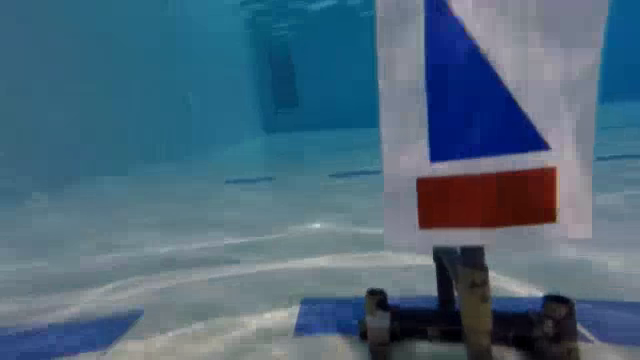
#> input picture frame 61 of Test1_UnderwaterT.mp4, 640 x 360 px
$ python Task1_Trial1.py   (older library calls are emulated)
#> lines starting #> are read from the running program, lines starting #| are printed output that depends on the picture; after the words box and inside, x2 and y2 are one past the last pixel; in counts of white or black regions, pixels touching at a corner belong together
#!/usr/local/bin/python3

import cv2
import numpy as np
from PIL import Image, ImageEnhance

#cap=cv2.VideoCapture(0)
cap = cv2.VideoCapture('Test1_UnderwaterT.mp4')

cap.set(3,320)
cap.set(4,240)
# If use an image, then not infinite loop and also use imread instead of Frame

scale=2
#HSV better than RGB, Each value in HSV are format, but in RGB these are dependent. V- Color Value, S - Satuation like intensity and H - hue -This dictates the color
# This function are responsible for filtering colour
lower_red=np.array([150,150,0])
upper_red=np.array([180,255,255])

# You can apply filters which literally just blurs the images, thus ignoring any distrurbances
lower_blue=np.array([100,150,0])
upper_blue=np.array([140,255,255])

lower_yellow=np.array([20, 100, 100])
upper_yellow=np.array([30, 255, 255])

def changeFrameColour(lower_value,upper_value):
    hsv=cv2.cvtColor(frame,cv2.COLOR_BGR2HSV)
    mask=cv2.inRange(hsv,lower_value,upper_value)
    res=cv2.bitwise_and(frame,frame,mask=mask)
    median_value=cv2.medianBlur(res,15)
    return median_value

def areaCalculate(median_value):
    edges=cv2.Canny(median_value,100,200)
    canny2, contours, hierarchy = cv2.findContours(edges,cv2.RETR_EXTERNAL,cv2.CHAIN_APPROX_SIMPLE)

    for plc,contour in enumerate(contours):
        area=cv2.contourArea(contour)
        if area>200:
            return 1
        else:
            return 2

def shapeIdentifier(median_value,name_tri,name_rectangle):
        edges=cv2.Canny(median_value,100,200)
        canny2, contours, hierarchy = cv2.findContours(edges,cv2.RETR_EXTERNAL,cv2.CHAIN_APPROX_SIMPLE)

        for i in range(0,len(contours)):
            #approximate the contour with accuracy proportional to
            #the contour perimeter
            approx = cv2.approxPolyDP(contours[i],cv2.arcLength(contours[i],True)*0.105,True)
            #Skip small or non-convex objects
            if(abs(cv2.contourArea(contours[i]))<100 or not(cv2.isContourConvex(approx))):
                continue

            #triangle
            if(len(approx)<=3):
                x,y,w,h = cv2.boundingRect(contours[i])
                cv2.putText(frame,name_tri,(x,y),cv2.FONT_HERSHEY_SIMPLEX,scale,(255,255,255),2,cv2.LINE_AA)
                cv2.rectangle(frame,(x,y),(x+w,y+h),(255,0,0),2)
                cv2.imshow('edges',edges)
                #cv2.imshow('m',median_value)
                print("TRIANGLE")
            elif(len(approx)>=4):
                vtc = len(approx)
                x,y,w,h = cv2.boundingRect(contours[i])
                #Rectangle
                if(vtc==4):
                    cv2.putText(frame,name_rectangle,(x,y),cv2.FONT_HERSHEY_SIMPLEX,scale,(255,255,255),2,cv2.LINE_AA)
                    cv2.rectangle(frame,(x,y),(x+w,y+h),(255,0,0),2)
                    cv2.imshow('edges',edges)
            else:
                None

while True:
    _,frame=cap.read() #'_' is a value returned to this function, but we don't care about that value
#> frame is the input picture: shape (360, 640, 3); mean B, G, R 122.8, 103.1, 75.7

    frame=Image.fromarray(frame)
    enhancer = ImageEnhance.Contrast(frame)

    factor =  1 #CHANG FOR CONTRAST
    image=enhancer.enhance(factor)
    #frame = np.array(image).reshape((image.height, image.width,3))

    enhancer=ImageEnhance.Brightness(image)

    factor =  1 #CHANGE FOR BRIGHTNESS
    image=enhancer.enhance(factor)
    frame = np.array(image).reshape((image.height, image.width,3))

    enhancer=ImageEnhance.Sharpness(image)
    factor =  1 #CHANGE FOR SHARPNESS
    image=enhancer.enhance(factor)
    frame = np.array(image).reshape((image.height, image.width,3))


    median_red=changeFrameColour(lower_red,upper_red)
#> in changeFrameColour, `hsv=cv2.cvtColor(frame,cv2.COLOR_BGR2HSV)`: hsv: shape (360, 640, 3); mean H, S, V 98.4, 112.5, 125.4
#> in changeFrameColour, `mask=cv2.inRange(hsv,lower_value,upper_value)`:
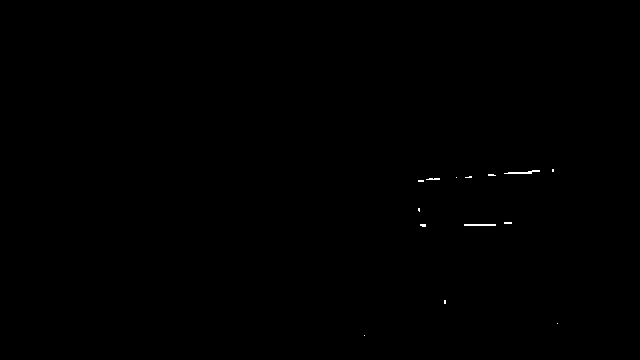
#> mask: shape (360, 640); 0.11% white in thin lines or dots, all inside (x1, y1, x2, y2) = (364, 169, 558, 336)
#> in changeFrameColour, `median_value=cv2.medianBlur(res,15)`: median_value: shape (360, 640, 3); every value is 0
    area_red=areaCalculate(median_red)
#> in areaCalculate, `edges=cv2.Canny(median_value,100,200)`: edges: shape (360, 640); every value is 0
#> in areaCalculate, `canny2, contours, hierarchy = cv2.findContours(edges,cv2.RETR_EXTERNAL..`: contours = []

    median_blue=changeFrameColour(lower_blue,upper_blue)
#> in changeFrameColour (call 2), `mask=cv2.inRange(hsv,lower_value,upper_value)`:
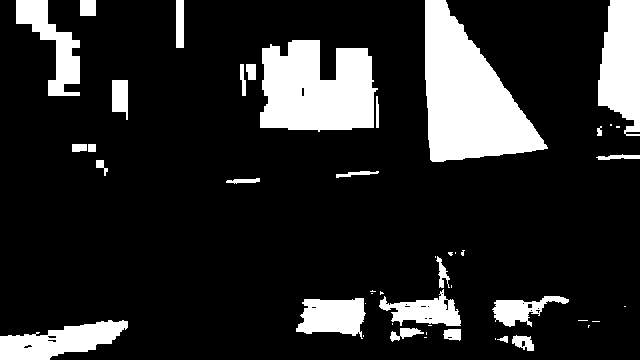
#> mask: shape (360, 640); 16.4% white; 47 white regions (21 under 20 px), largest, box (x1, y1, x2, y2) and area: (425, 0, 548, 162) 11281, (260, 40, 378, 132) 8596, (598, 0, 640, 136) 4400
#> in changeFrameColour (call 2), `res=cv2.bitwise_and(frame,frame,mask=mask)`:
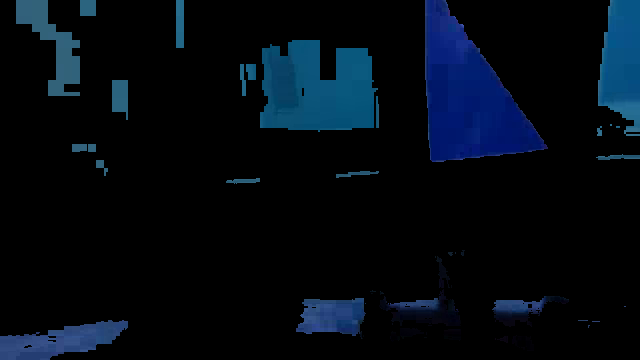
#> res: shape (360, 640, 3); mean B, G, R 18.4, 10, 2.9
#> in changeFrameColour (call 2), `median_value=cv2.medianBlur(res,15)`:
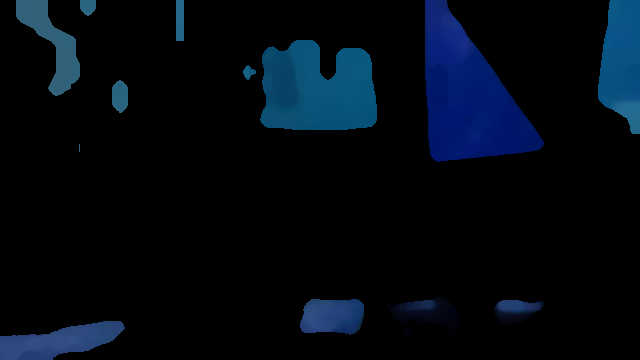
#> median_value: shape (360, 640, 3); mean B, G, R 17.3, 9.1, 2.4
    area_blue=areaCalculate(median_blue)
#> in areaCalculate (call 2), `edges=cv2.Canny(median_value,100,200)`:
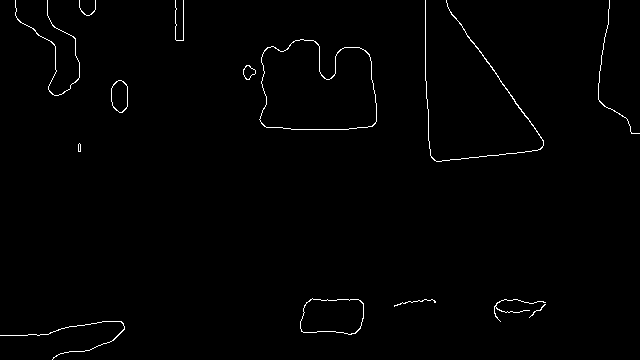
#> edges: shape (360, 640); 0.96% white in thin lines or dots
#> in areaCalculate (call 2), `canny2, contours, hierarchy = cv2.findContours(edges,cv2.RETR_EXTERNAL..`: contours = 14 contours, 8 with area under 20; largest, box (x1, y1, x2, y2) and area: (259, 39, 377, 130) 8556, (300, 298, 364, 335) 1924, (111, 80, 128, 113) 430, (243, 65, 256, 80) 111, (425, 0, 544, 162) 70, (15, 0, 80, 96) 26
#> the loop in areaCalculate, `for plc,contour in enumerate(contours):` made 1 pass
#> (plc, area) on pass 1: (0, 17.5)
#> area_blue = 2

    median_yellow=changeFrameColour(lower_yellow,upper_yellow)
    area_yellow=areaCalculate(median_yellow)

    #Using elif instead of multiple If's as the program should detect only one colour at a time
    if(area_red==1): #MAKE THE CONDITION THAT ONLY DETECT ONE COLOUR  AT TIME , X==1 AND Y!=1 AND Z!=1
        median_value=median_red
        shapeIdentifier(median_value,'TRI_R','RECT_R')
        cv2.imshow('m',median_red)
    elif(area_blue==1):
        #cv2.imshow('median',median_blue)
        median_value=median_blue
        shapeIdentifier(median_value,'TRI_B','RECT_B')
        cv2.imshow('m',median_blue)
    if(area_yellow==1):
        #cv2.imshow('median',median_yellow)
        median_value=median_yellow
        shapeIdentifier(median_value,'TRI_Y','RECT_Y')
        cv2.imshow('m',median_yellow)

    else:
        None

    cv2.imshow('frame',frame)
    cv2.waitKey(1)

cap.release()
cv2.destroyAllWindows()

$ run again, starting later in the video
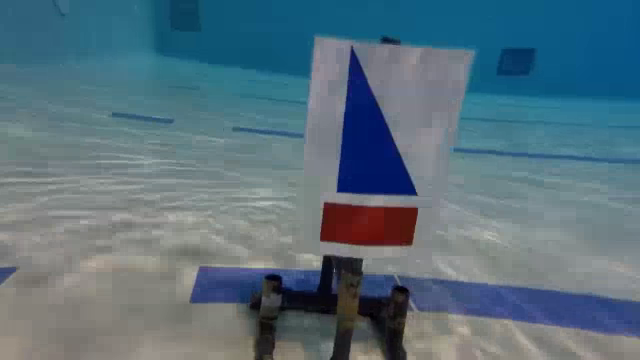
#> input picture frame 274 of Test1_UnderwaterT.mp4, 640 x 360 px
#> frame is the input picture: shape (360, 640, 3); mean B, G, R 124.7, 111.7, 87.4
#> hsv: shape (360, 640, 3); mean H, S, V 82.3, 91.9, 128.3
#> in changeFrameColour, `mask=cv2.inRange(hsv,lower_value,upper_value)`:
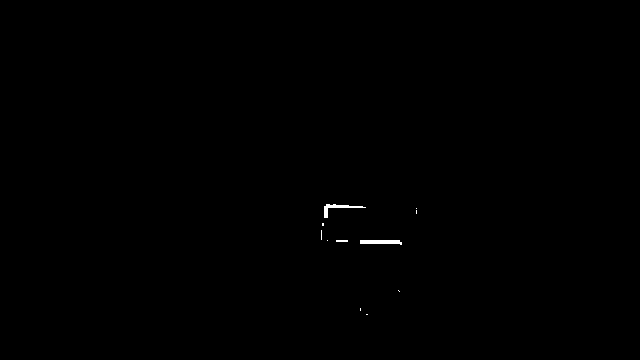
#> mask: shape (360, 640); 0.16% white; 11 white regions (8 under 20 px), largest, box (x1, y1, x2, y2) and area: (360, 240, 402, 245) 166, (324, 204, 366, 218) 151, (336, 240, 348, 242) 24
#> median_value: shape (360, 640, 3); every value is 0
#> edges: shape (360, 640); every value is 0
#> contours = []
#> mask: shape (360, 640); 13.2% white; 59 white regions (35 under 20 px), largest, box (x1, y1, x2, y2) and area: (474, 0, 640, 104) 13343, (337, 49, 416, 195) 5907, (0, 0, 68, 56) 2876
#> in areaCalculate (call 2), `edges=cv2.Canny(median_value,100,200)`:
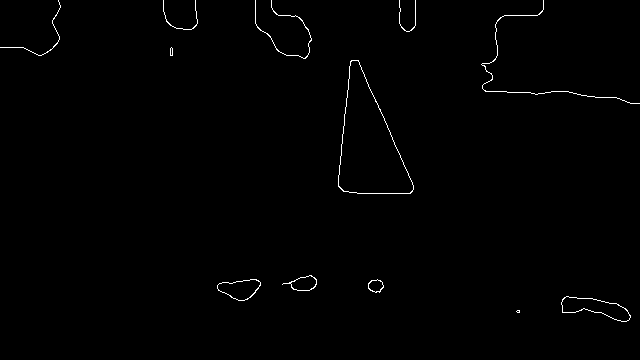
#> edges: shape (360, 640); 0.67% white in thin lines or dots, all inside (x1, y1, x2, y2) = (0, 0, 640, 322)
#> contours = 12 contours, 6 with area under 20; largest, box (x1, y1, x2, y2) and area: (338, 60, 414, 194) 5719, (561, 296, 631, 322) 891, (217, 279, 261, 301) 596, (282, 275, 317, 291) 290, (368, 279, 384, 293) 145, (255, 0, 312, 59) 24
#> the loop in areaCalculate, `for plc,contour in enumerate(contours):` made 1 pass
#> (plc, area) on pass 1: (0, 5)
#> area_blue = 2

$ run again, starting later in the video
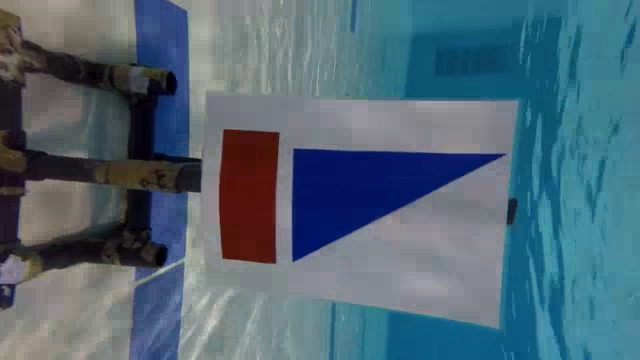
#> input picture frame 488 of Test1_UnderwaterT.mp4, 640 x 360 px
#> frame is the input picture: shape (360, 640, 3); mean B, G, R 117.8, 103.4, 79.4
#> hsv: shape (360, 640, 3); mean H, S, V 89.9, 103, 122.2
#> in changeFrameColour, `mask=cv2.inRange(hsv,lower_value,upper_value)`:
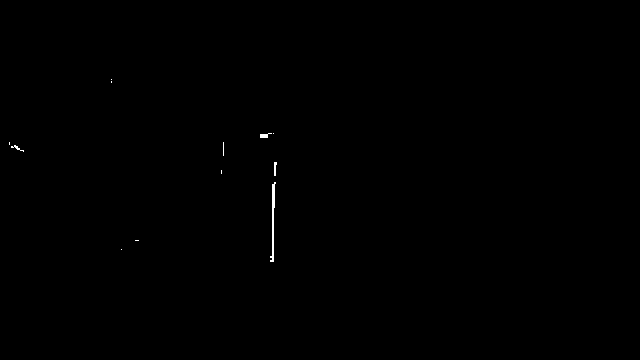
#> mask: shape (360, 640); 0.14% white in thin lines or dots, all inside (x1, y1, x2, y2) = (9, 79, 277, 262)
#> median_value: shape (360, 640, 3); every value is 0
#> edges: shape (360, 640); every value is 0
#> contours = []
#> mask: shape (360, 640); 11.8% white; 48 white regions (32 under 20 px), largest, box (x1, y1, x2, y2) and area: (292, 149, 502, 261) 11881, (133, 0, 192, 162) 6382, (388, 312, 536, 360) 4945
#> in areaCalculate (call 2), `edges=cv2.Canny(median_value,100,200)`:
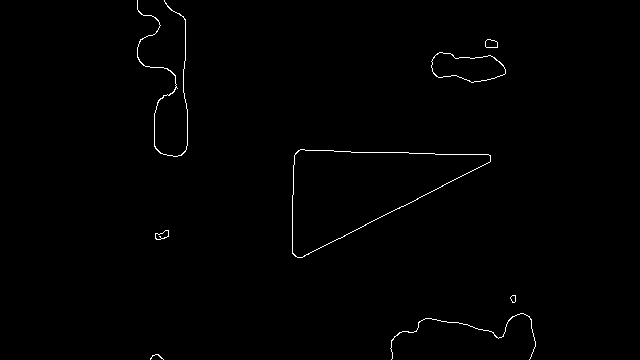
#> edges: shape (360, 640); 0.64% white in thin lines or dots, all inside (x1, y1, x2, y2) = (137, 0, 536, 360)
#> contours = 8 contours, 2 with area under 20; largest, box (x1, y1, x2, y2) and area: (292, 149, 491, 258) 11632, (431, 52, 506, 83) 1524, (485, 39, 498, 48) 84, (155, 230, 169, 240) 76, (137, 0, 188, 157) 56, (510, 295, 516, 303) 28
#> the loop in areaCalculate, `for plc,contour in enumerate(contours):` made 1 pass
#> (plc, area) on pass 1: (0, 5.5)
#> area_blue = 2
#> mask: shape (360, 640); 0.02% white; 1 white region, box (x1, y1, x2, y2) and area: (30, 262, 38, 272) 42
